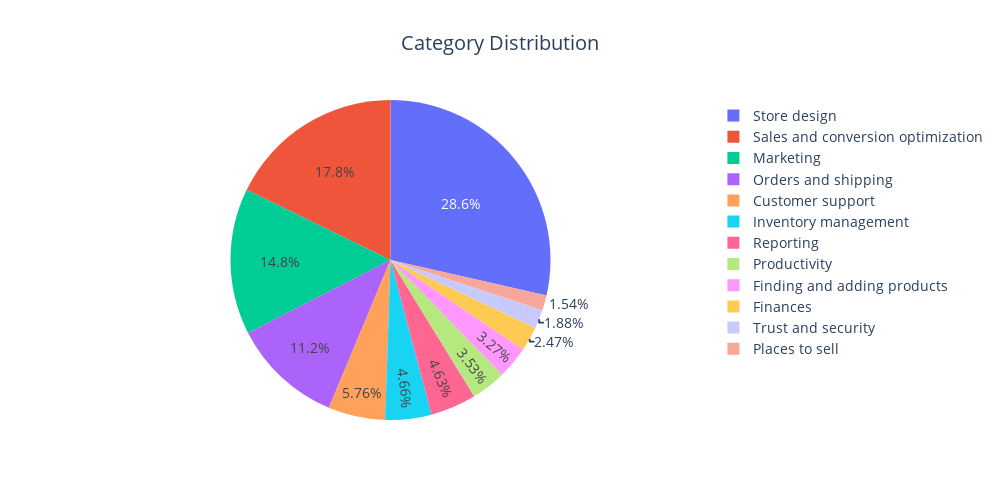

The code cell stored with this chart in its notebook:
### Code cell
cat_desc = apps_cat_desc["cat_desc"].value_counts()
#cat_desc = apps_cat_desc[['cat_desc','app_id']].drop_duplicates().groupby('cat_desc').agg({'app_id':'count'}).rename(columns={'app_id':'app_counts'}).reset_index()
trace = go.Pie(labels = cat_desc.index, values = cat_desc.values)

layout = go.Layout(title=go.layout.Title(text="Category Distribution", x=0.5), font=dict(size=14), width=1000, height=500)

data = [trace]
fig = go.Figure(data=data, layout=layout)
py.iplot(fig)

### Figure 1 — Plotly figure (JSON) as saved in the notebook; plotly's stock layout.template omitted (floating-point values rounded to 4 significant figures)
{"data": [{"labels": ["Store design", "Sales and conversion optimization", "Marketing", "Orders and shipping", "Customer support", "Inventory management", "Reporting", "Productivity", "Finding and adding products", "Finances", "Trust and security", "Places to sell"], "type": "pie", "values": [1537, 957, 794, 602, 310, 251, 249, 190, 176, 133, 101, 83]}], "layout": {"font": {"size": 14}, "height": 500, "title": {"text": "Category Distribution", "x": 0.5}, "width": 1000}}
